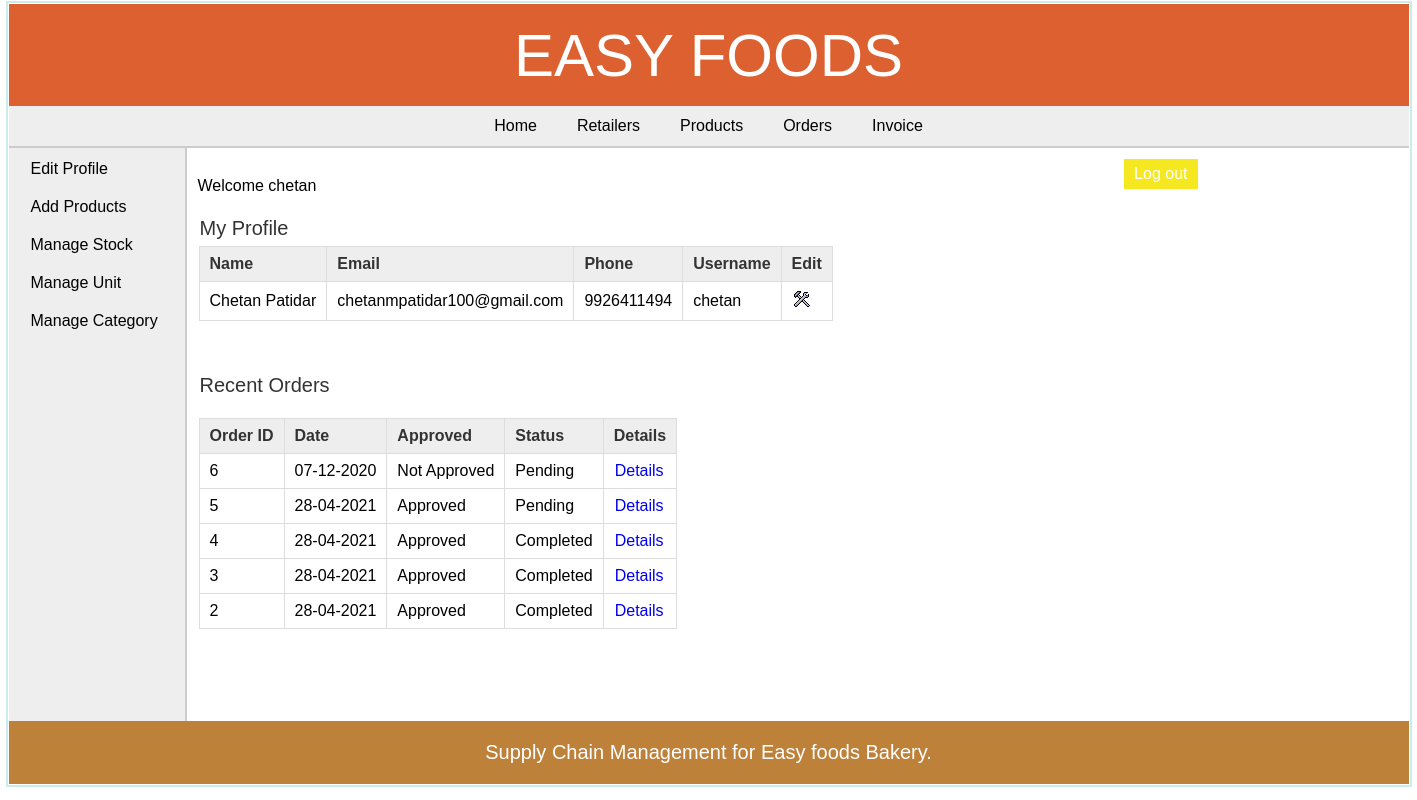
The page /manufacturer/index.php (signed in) on the database its author committed.
### tables this page shows
CREATE TABLE `manufacturer` (
  `man_id` int(11) NOT NULL,
  `man_name` varchar(25) NOT NULL,
  `man_email` varchar(50) DEFAULT NULL,
  `man_phone` varchar(10) NOT NULL,
  `username` varchar(20) NOT NULL,
  `password` varchar(20) NOT NULL
);

CREATE TABLE `orders` (
  `order_id` int(11) NOT NULL,
  `date` date NOT NULL,
  `retailer_id` int(11) NOT NULL,
  `approved` tinyint(1) NOT NULL DEFAULT 1,
  `status` tinyint(1) NOT NULL DEFAULT 0,
  `total_amount` decimal(10,3) NOT NULL
);

### manufacturer/index.php (the view, shortened to what this page needs)
<?php
	include("../includes/config.php");
	if(isset($_SESSION['manufacturer_login'])) {
		if($_SESSION['manufacturer_login'] == true) {
			$id = $_SESSION['manufacturer_id'];
			$query_selectManufacturer = "SELECT * FROM manufacturer WHERE man_id='$id'";
			$result_selectManufacturer = mysqli_query($con,$query_selectManufacturer);
			$row_selectManufacturer = mysqli_fetch_array($result_selectManufacturer);
			$query_selectOrder = "SELECT * FROM orders ORDER BY order_id DESC LIMIT 5";
			$result_selectOrder = mysqli_query($con,$query_selectOrder);
		}
		else {
			header('Location:../index.php');
		}
	}
	else {
		header('Location:../index.php');
	}
?>
<!DOCTYPE html>
<html>
<head>
	<link rel="stylesheet" href="../includes/main_style.css" >
</head>
<body>
	<?php
		include("../includes/header.inc.php");
		include("../includes/nav_manufacturer.inc.php");
		include("../includes/aside_manufacturer.inc.php");
	?>
	<section>
		Welcome <?php echo $_SESSION['sessUsername']; ?>
		<article>
			<h2>My Profile</h2>
			<table class="table_displayData">
			<tr>
				<th>Name</th>
				<th>Email</th>
				<th>Phone</th>
				<th>Username</th>
				<th> Edit </th>
			</tr>
			<tr>
				<td> <?php echo $row_selectManufacturer['man_name']; ?> </td>
				<td> <?php echo $row_selectManufacturer['man_email']; ?> </td>
				<td> <?php echo $row_selectManufacturer['man_phone']; ?> </td>
				<td> <?php echo $row_selectManufacturer['username']; ?> </td>
				<td> <a href="edit_profile.php"><img src="../images/edit.png" alt="edit" /></a> </td>
			</tr>
		</table>
		</article>
		<article>
			<h2>Recent Orders</h2>
			<table class="table_displayData" style="margin-top:20px;">
			<tr>
				<th> Order ID </th>
				<th> Date </th>
				<th> Approved </th>
				<th> Status </th>
				<th> Details </th>
			</tr>
			<?php $i=1; while($row_selectOrder = mysqli_fetch_array($result_selectOrder)) { ?>
			<tr>
				<td> <?php echo $row_selectOrder['order_id']; ?> </td>
				<td> <?php echo date("d-m-Y",strtotime($row_selectOrder['date'])); ?> </td>
				<td>
					<?php
						if($row_selectOrder['approved'] == 0) {
							echo "Not Approved";
						}
						else {
							echo "Approved";
						}
					?>
				</td>
				<td>
					<?php
						if($row_selectOrder['status'] == 0) {
							echo "Pending";
						}
						else {
							echo "Completed";
						}
					?>
				</td>
				<td> <a href="view_order_items.php?id=<?php echo $row_selectOrder['order_id']; ?>">Details</a> </td>
			</tr>
			<?php $i++; } ?>
		</table>
		</article>
	</section>
	<?php
		include("../includes/footer.inc.php");
	?>
</body>
</html>

### includes/main_style.css (style rules this page uses)
* { font-family: arial,sans-serif; margin:0px; padding:1px; }
body { width:1400px; margin:auto; border:2px solid #cbecec; }
a { text-decoration:none; }
section { width:1000px; padding:10px; padding-bottom:40px; }
article { margin-top:20px; margin-bottom:50px; }
article h2 { margin-bottom:5px; font-weight:normal; color:#333; font-size: 20px; }
table { border-collapse: collapse; }
.table_displayData td, .table_displayData th { border:1px solid #ddd; padding: 8px 10px; text-align: left; }
.table_displayData th { background-color:#eee; color:#333; }

### rows shown on the page
manufacturer: man_name "Chetan Patidar", man_email "chetanmpatidar100@gmail.com", man_phone "9926411494", username "chetan"
orders: order_id "6", date "07-12-2020", approved "Not Approved", status "Pending"
orders: order_id "5", date "28-04-2021", approved "Approved", status "Pending"
orders: order_id "4", date "28-04-2021", approved "Approved", status "Completed"
orders: order_id "3", date "28-04-2021", approved "Approved", status "Completed"
orders: order_id "2", date "28-04-2021", approved "Approved", status "Completed"

### other values the page prints
$_SESSION['sessUsername'] "chetan"
